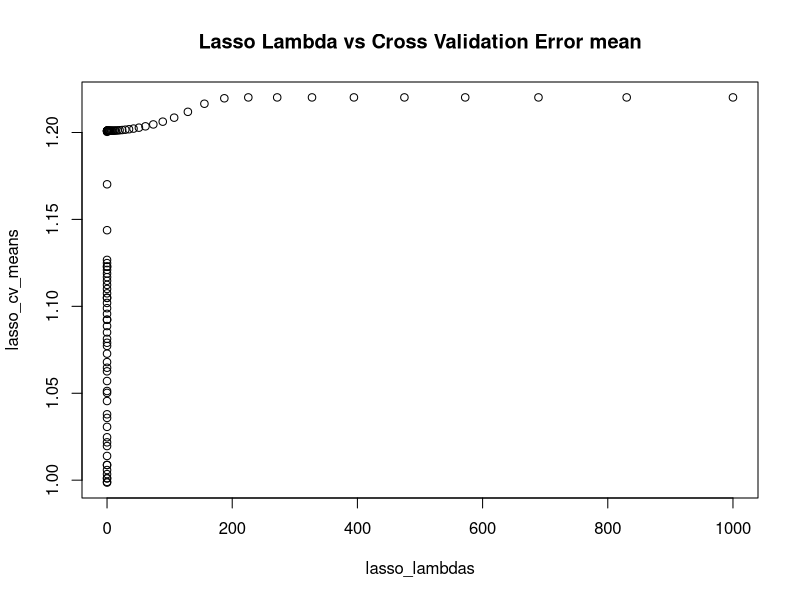
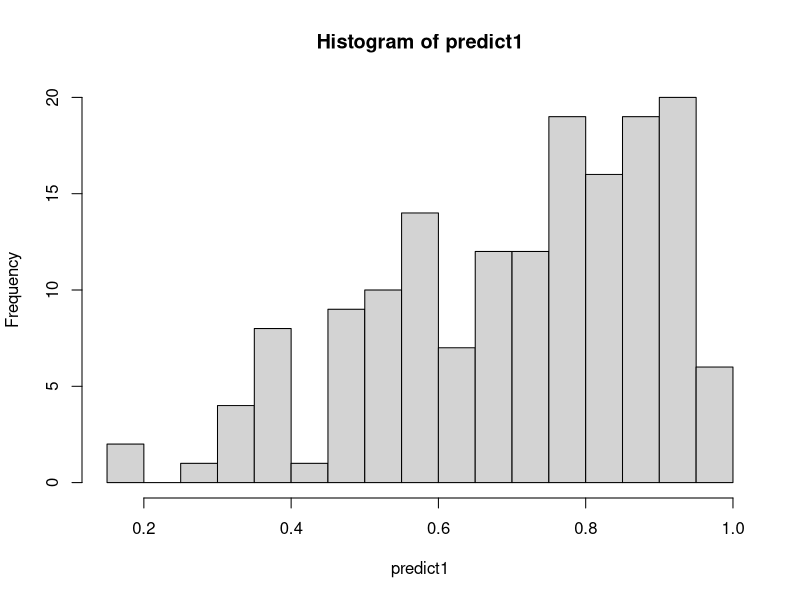

Reproduce these figures in R, in order.
# Lasso attempt 

setwd("C:/Users/board/Desktop/Kaggle/mf850_extra")
data <- read.csv("mf850-loan-data.csv")
set.seed(1)
# Data cleaning - change variables into categorical variables 
data$DEPENDENTS <- as.factor(data$DEPENDENTS)
data$CRED_HERE <- as.factor(data$CRED_HERE)
data$INSTALLMENTRATE <- as.factor(data$INSTALLMENTRATE)
data$ATADDRESSSINCE <- as.factor(data$ATADDRESSSINCE)

# Scale continous variables 
data$AGE <- scale(data$AGE)
data$DURATION <- scale(data$DURATION)


# Splitting the data into test/ train sets  
# https://ragrawal.wordpress.com/2012/01/14/dividing-data-into-training-and-testing-dataset-in-r/

# Sample split into test train set 
indexes <- sample(1:nrow(data), size = 0.2*nrow(data))
test <- data[indexes, ]
train <- data[-indexes, ]

library(glmnet) # glmnet for ridge/ lasso regression 

# Split train data into independent and dependent variables 
# model matrix splits data into dummy variables 
x = model.matrix(CRED_APPROVED~., data = train)
y = ifelse(train$CRED_APPROVED== 'YES',1,0)

# Use cross validation with to determine the lambda parameter for lasso regression 
lambdas <- 10^seq(3,-5, length = 100)
cv.lasso = cv.glmnet(x, y, family = "binomial", lambda = lambdas, alpha = 1, standardize = FALSE)

# Plot lambda vs. cross validation error mean
lasso_lambdas <- cv.lasso$lambda
lasso_cv_means <- cv.lasso$cvm
plot(lasso_lambdas, lasso_cv_means, main = "Lasso Lambda vs Cross Validation Error mean")

# should the lambda with the lowest cross validation error rate 
(bestlam = cv.lasso$lambda.min)

# look at coefficients which are not 0 of lasso regression 
lasso1 <- glmnet(x, y, family = "binomial", alpha = 1, standardize = FALSE, lambda = lasso_lambdas)
lasso.coef <- predict(lasso1, type = "coefficients", s= bestlam)[1:(ncol(x)) ,]
lasso.coef

lasso.coef[lasso.coef!=0]
length(lasso.coef[lasso.coef!=0])


test1 <- model.matrix(CRED_APPROVED~., family = "binomial", data=test)

predict1 <- predict(lasso1, newx= test1, type = "response", s= bestlam)
hist(predict1, breaks= 20)
results2  <- ifelse(predict1 > 0.5,'YES','NO')
# Compare with the original results 
misClasificError <- mean(results2 != test$CRED_APPROVED)
print(paste('Accuracy',1-misClasificError))

# Confusion matrix 
table(test$CRED_APPROVED, predict1>0.5)


# Split categorical variables into seperate columns 
x = model.matrix(CRED_APPROVED~., data = train)
# Re structure data so the data so it is a data frame and not a matrix 
data3 <- data.frame(x)
# Save names of the coefficients in the backward step wise regression 
coef_names <- names(lasso.coef)
# Delete the first name which is X intercept 
coef_names <- coef_names[c(-1,-2)]
# Make sure all the variables are in the data set 
data_col_names <- colnames(data3)
sum(coef_names%in% data_col_names) == (length(coef_names))
# Get the columns from the new data set 
test_rf <- data3[,coef_names]

# new_log <- glm(CRED_APPROVED~., family = "binomial", data = data_rf)

